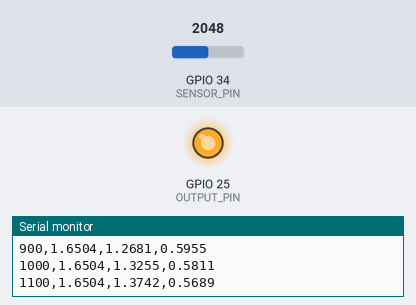
A program run on a simulated ESP32. Parts: output pins drawn as LEDs (lit = HIGH), the last lines printed to the serial monitor. The test bench sets the inputs (shaded band); at power-on: GPIO 34 (SENSOR_PIN) = 2048 (analog values on the 0–4095 scale).

Above: at 1.2 s.
1.3 s: GPIO 34 (SENSOR_PIN) set to 2050
At 4.25 s:
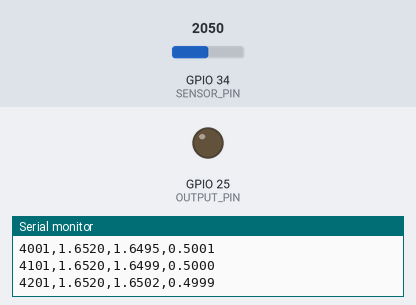
4.3 s: GPIO 34 (SENSOR_PIN) set to 1228
At 5.1 s:
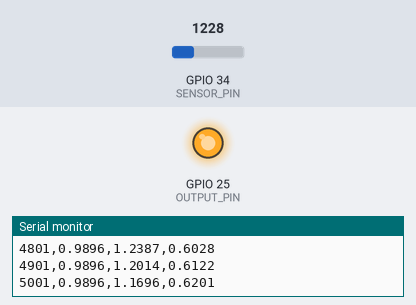
5.8 s: GPIO 34 (SENSOR_PIN) set to 2866
At 6.5 s:
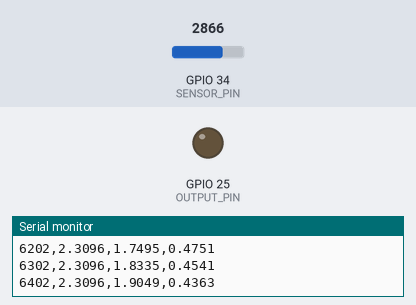
Timing chart, 0 to 8.8 s (numbered marks = the images above; inputs shaded):
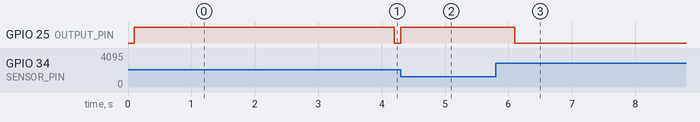

Measured:
- the behaviour switches between 2049 and 2050 on GPIO 34 (SENSOR_PIN) (found by bisection; images 0 and 1)
- after the input at 1.3 s, GPIO 25 (OUTPUT_PIN): HIGH → LOW after 2.9 s
- after the input at 4.3 s, GPIO 25 (OUTPUT_PIN): LOW → HIGH at once
- after the input at 5.8 s, GPIO 25 (OUTPUT_PIN): HIGH → LOW after 0.30 s

The program:

main.cpp
```cpp
#include <Arduino.h>
#include <math.h>

// ESP32 demonstrator: ADC-based sensor acquisition + smoothed proportional control.
// Wiring: analog sensor -> GPIO34 (3.3V MAX); output LED/transistor input -> GPIO25.
// Never connect an unknown voltage or high-current load directly to the board.
constexpr uint8_t SENSOR_PIN = 34;
constexpr uint8_t OUTPUT_PIN = 25;
constexpr float VREF = 3.3f;
constexpr float SETPOINT_VOLTS = 1.65f;
constexpr float KP = 0.25f;
constexpr unsigned long PERIOD_MS = 100;
float filteredVoltage = 0.0f;
unsigned long lastSample = 0;

void setup() {
  Serial.begin(115200);
  pinMode(SENSOR_PIN, INPUT);
  pinMode(OUTPUT_PIN, OUTPUT);
  analogReadResolution(12);
  analogSetPinAttenuation(SENSOR_PIN, ADC_11db);
  Serial.println("timestamp_ms,voltage,filtered_voltage,control_output");
}

void loop() {
  unsigned long now = millis();
  if (now - lastSample < PERIOD_MS) return;
  lastSample = now;
  const int raw = analogRead(SENSOR_PIN);
  const float voltage = (raw / 4095.0f) * VREF; // illustrative; calibrate actual ESP32 ADC
  filteredVoltage = 0.15f * voltage + 0.85f * filteredVoltage;
  const float error = SETPOINT_VOLTS - filteredVoltage;
  const float output = constrain(0.5f + KP * error, 0.0f, 1.0f);
  // Binary digital indicator. Replace with PWM only after verifying attached hardware.
  digitalWrite(OUTPUT_PIN, output > 0.5f ? HIGH : LOW);
  Serial.print(now); Serial.print(',');
  Serial.print(voltage, 4); Serial.print(',');
  Serial.print(filteredVoltage, 4); Serial.print(',');
  Serial.println(output, 4);
}
```
